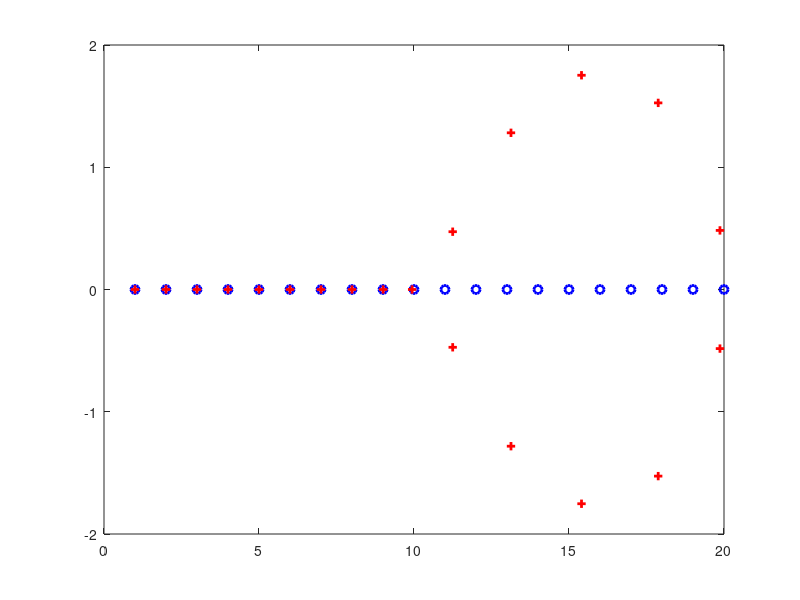

The MATLAB source for this figure: (Note: this script raises an error after producing the figure.)
function zhangjisuan2101
disp('��Ϣ������ѧ����ʵ������')
disp('----��ֵ�����γ����----')
disp('---��Ϣ2101��----�ż���----')
disp('---�����������---')
pause
disp('ʵ��1  19�η�ϵ���Է��̸���Ӱ��')
tic
bingtaiwenti
t(1)=toc;
disp('---�������������һ��---')
pause
close
disp('ʵ��2  ��Jacobi����Գƾ��������ֵ����������')
tic
tezhjcobi
t(2)=toc;
disp('---�������������һ��---')
pause
close
disp('ʵ��3  ����������ֵ������ط�')
tic
sancispli1
t(3)=toc;
disp('---�������������һ��---')
pause
close
disp('ʵ��4  ţ�ٲ�ֵ��')
tic
Newdchz
t(4)=toc;
fprintf('\n\t������CPU��ʱ����:\n')
for i=1:4
    fprintf('\t����%2.1d��ʱΪ:\t%1.5f��\n',i,t(i))
end
disp('---���г�����ʾ���---')
function bingtaiwenti
Numb=19;
ess=1e-8;
ve=zeros(1,21);
ve(21-Numb)=ess;
a=1:20;y=zeros(1,20);
xs=poly(a);
cpshu=zeros(1,20);
for i=1:1:20
    bxg=[1:20];
    bxg=bxg-i;
    bxg(i)=[];
    cpshu(i)=abs(i^(Numb-1)/prod(bxg)*xs(21-Numb));
end
zdxb=min(find(cpshu==max(cpshu)));
for i=1:20
    an(i)=a(21-i);
end
root=roots(xs+ve);
plot(a,y,'bo','LineWidth',2);
hold on;
if isreal(root)==1
   plot(root,y,'r+','LineWidth',2);
else
  plot(root,'r+','LineWidth',2);
end
legend('�Ŷ�ǰ�Ľ�','�Ŷ���Ľ�',0);
hold off;
disp(['��',num2str(Numb),'������Ŷ�',num2str(ess),'�õ���ȫ����Ϊ��',]);
for i=1:length(root)
    if imag(root(i))<0
      fprintf('\tx%2d=%2.4f%2.4fi\n',i,real(root(i)),imag(root(i)));
   else
      fprintf('\tx%2d=%2.4f+%2.4fi\n',i,real(root(i)),imag(root(i)));
   end
end
disp(['ƫ�����ĸ��ǵ�',num2str(zdxb),'����']);
disp(['�Ŷ�ǰΪ��',num2str(zdxb)]);
disp(['�Ŷ���Ϊ��',num2str(root(21-zdxb))]);
disp(['��Ӧ��������Ϊ��',num2str(cpshu(zdxb))]);
disp(['ʵ�����Ϊ��',num2str(abs(root(21-zdxb)-an(21-zdxb)))]);
function tezhjcobi
a(:,:,1)=[5 2 4;2 5 3;4 3 1];
a(:,:,2)=[3 5 -1;5 2 9;-1 9 3];
a(:,:,3)=[2 1 3;1 2 6;3 6 1];
wuch=[1e-5;1e-6;1e-9];
for i=1:3
    A=a(:,:,i);
   [lm vecter k]=jcobitezh(A,wuch(i));
   disp('���۵ľ���Ϊ:');
   n=size(A,2);N=num2str(ceil(abs(log10(wuch(i)))));
   s0=['\t%2.',N,'f\t'];
  for u=1:n
     for v=1:n
        fprintf(s0,A(u,v));
     end
        fprintf('\n');
  end
  fprintf('Ҫ�����Ϊ:%1.4g\n',wuch(i));
  fprintf('��������:%2d\n',k);
  for j=1:size(a,1)
     disp(['��',num2str(j),'������ֵΪ:',num2str(lm(j))]);
     disp(['��Ӧ����������Ϊ:',num2str(vecter(:,j)')]);
  end
end
function [lm,vecter,k]=jcobitezh(a,err)
n=size(a,1);
vecter=eye(n);
k=0;
while max(max(abs(triu(a,1))))>err;
[p q]=find(max(max(abs(triu(a,1))))==abs(triu(a,1)));
theta=acot((a(p(1),p(1))-a(q(1),q(1)))/a(p(1),q(1))/2)/2;
u=eye(n);
u(p(1),p(1))=cos(theta);u(q(1),q(1))=u(p(1),p(1));
u(p(1),q(1))=-sin(theta);u(q(1),p(1))=-u(p(1),q(1));
a=u'*a*u;vecter=vecter*u;
k=k+1;
end
lm=diag(a);
function Newdchz
x=[0.017037, 0.146447, 0.370590, 0.629410, 0.853553, 0.982963];
y=[1.017183, 1.157713, 1.448590, 1.876502, 2.347975, 2.672363];
xt=[0.017037,0.155026,0.293016,0.431005,0.500000,0.568995,0.706984,0.844974,0.982963];
[c,yt]=newdcz(x,y,xt);
n=length(x);
disp('��������ĸ��ײ���ϵ��Ϊ:')
for i=1:n
fprintf('\tc%d=%1.6f\n',i-1,c(i));
end
fprintf('\n');
disp('   ָ���㴦�ĺ���ֵΪ:')
for i=1:length(xt)
    fprintf('\tN%1d(%1.6f)=%1.6f\n',n-1,xt(i),yt(i))
end

function [c,yt]=newdcz(x,y,xt)
n=length(x);c=y;
for i=1:n-1
    for k=n:-1:i+1
        c(k)=(c(k)-c(k-1))/(x(k)-x(k-i));
    end
end
for i=1:length(xt)
    yt(i)=c(n);
    for k=1:n-1
        yt(i)=yt(i)*(xt(i)-x(n-k))+c(n-k);
    end
end
function sancispli1
x=[-2.9405,-2.6003,-2.2462,-1.4674,-0.8610,0.0101,0.3605,0.5078,1.0798,1.3923,1.7162,2.9099];
y=[-1.2430,-1.2037,-1.1519,-0.9726,-0.7108, 0.0101,0.3460,0.4698,0.8237,0.9479,1.0432,1.2398];
ds1=0.1037;dsn=0.1056;
t=[-2.9405,-2.2905,-1.6404,-1.5,-0.9904,-0.3403,0.3097,0.9598,1.6098,2.2599,2.9099];
dl=50;%��ͼ����
plot(x,y,'or');
axis equal;
hold on
[St,Std1,Std2]=qiuzhi1(t,x,y,ds1,dsn);
plot(t,St,'*k')
huatu1(x,y,ds1,dsn,dl);
legend('Original Data','Specified Data','Spline Curve',2)
% hold off;
M=Mjisuan1(x,y,ds1,dsn);
disp(['��׷�Ϸ���õ������Ϊ:']);
for i=1:length(x)
disp(['M',num2str(i-1),'=',num2str(M(i))]);
end
disp(['Ҫ�����',num2str(length(t)),'���ڵ㴦��ֵΪ:'])
for i=1:length(t)
    disp(['S(',num2str(t(i)),')=',num2str(St(i))]);
end
disp(['Ҫ�����',num2str(length(t)),'���ڵ㴦��һ�׵���ֵΪ:'])
for i=1:length(t)
    disp(['dS(',num2str(t(i)),')=',num2str(Std1(i))]);
end
disp(['Ҫ�����',num2str(length(t)),'���ڵ㴦�Ķ��׵���ֵΪ:'])
for i=1:length(t)
    disp(['d2S(',num2str(t(i)),')=',num2str(Std2(i))]);
end%��������
function [St,Std1,Std2]=qiuzhi1(t,x,y,ds1,dsn)
M=Mjisuan1(x,y,ds1,dsn);
LN=length(t);
L=length(x);
jk=1;
for i=1:LN
    for j=jk:L-1
        if  (t(i)-x(j))*(t(i)-x(j+1))<=0
            St(i)=ytjs(x(j),x(j+1),y(j),y(j+1),M(j),M(j+1),t(i));
            Std1(i)=ytjsd1(x(j),x(j+1),y(j),y(j+1),M(j),M(j+1),t(i));
            Std2(i)=ytjsd2(x(j),x(j+1),M(j),M(j+1),t(i));
            break;
        else
            jk=jk+1;
        end
    end
end
function huatu1(x,y,ds1,dsn,dl)
M=Mjisuan1(x,y,ds1,dsn);
L=length(x);
for i=1:1:L-1
    t=linspace(x(i),x(i+1),dl);
    s=ytjs(x(i),x(i+1),y(i),y(i+1),M(i),M(i+1),t);
    plot(t,s);
    hold on
end;
function M=Mjisuan1(x,y,ds1,dsn)
L=length(x);
M=zeros(L,1);
d=zeros(L,1);
d(1)=6*((y(2)-y(1))/(x(2)-x(1))-ds1)/(x(2)-x(1));
d(L)=6*(dsn-(y(L)-y(L-1))/(x(L)-x(L-1)))/(x(L)-x(L-1));
lamd(1)=1;
mu(L-1)=1;
for i=2:1:L-1
   lamd(i)=(x(i+1)-x(i))/(x(i+1)-x(i-1));
   mu(i-1)=1-lamd(i);
end;
yc1=diff(y)./diff(x);
d([2:end-1])=6*diff(yc1)./(diff(x([1:end-1]))+diff(x([2:end])));
b=2*ones(L,1);
M=zhunganf(mu,b,lamd,d);
function x=zhunganf(a,b,c,f)
n=length(b);
alf(1)=b(1);
for i=2:n
    bita(i-1)=c(i-1)/alf(i-1);
    alf(i)=b(i)-a(i-1)*bita(i-1);
end
y(1)=f(1)/alf(1);
for i=2:n
    y(i)=(f(i)-a(i-1)*y(i-1))/alf(i);%׷�Ĺ���
end
x(n)=y(n);
for i=n-1:-1:1
    x(i)=y(i)-bita(i)*x(i+1);%�ϵĹ���
end
function s=ytjs(x1,x2,y1,y2,M1,M2,t)
h=x2-x1;
s=M1*(x2-t).^3/(6*h)+M2*(t-x1).^3/(6*h)+(y1-M1*h^2/6)*(x2-t)/h+...
    (y2-M2*h^2/6)*(t-x1)/h;
function ds=ytjsd1(x1,x2,y1,y2,M1,M2,t)
h=x2-x1;
ds=-M1*(x2-t).^2/(2*h)+M2*(t-x1).^2/(2*h)-(y1-M1*h^2/6)/h+...
    (y2-M2*h^2/6)/h;
function d2s=ytjsd2(x1,x2,M1,M2,t)
h=x2-x1;
d2s=M1*(x2-t)/h+M2*(t-x1)/h;
